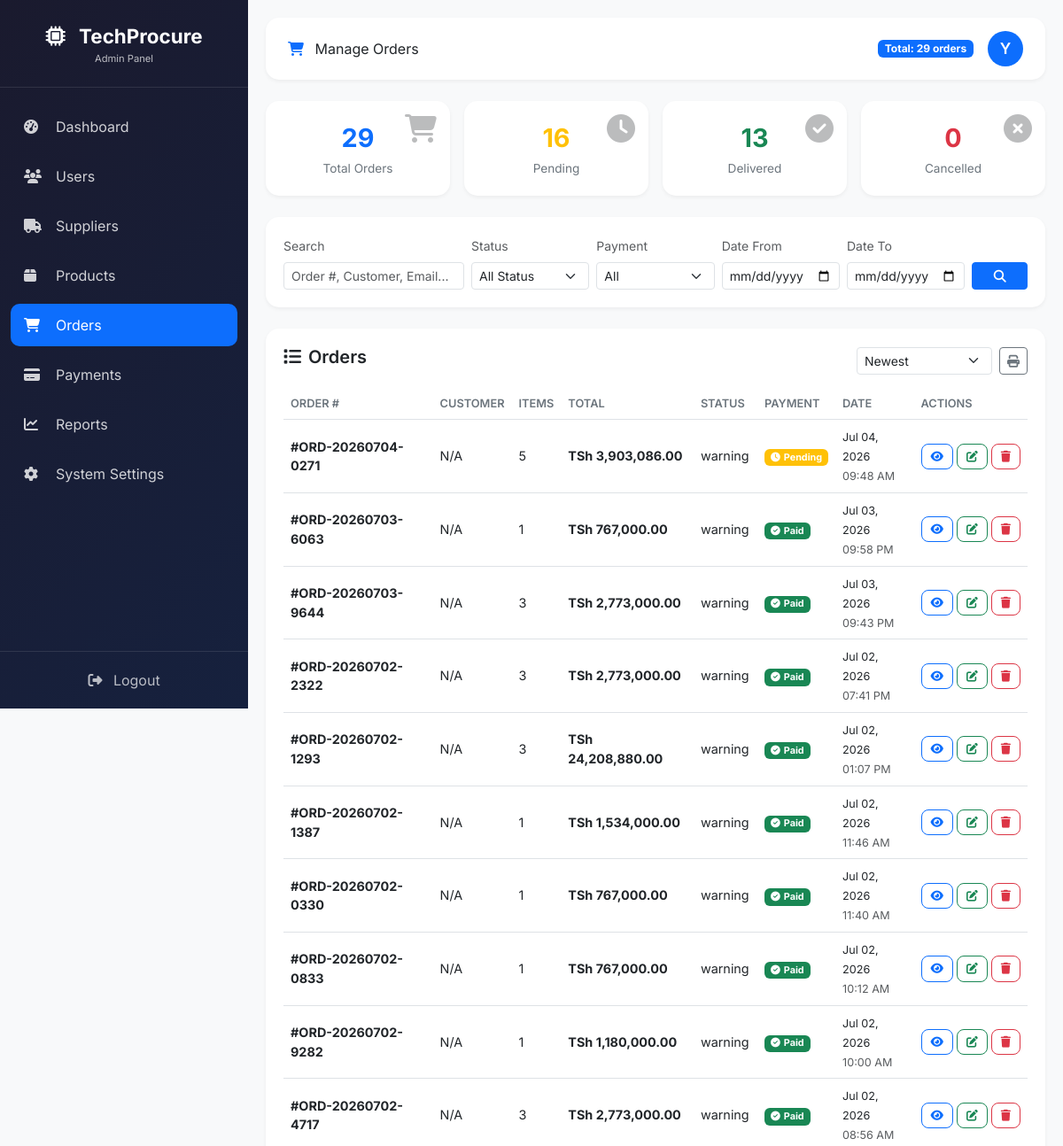
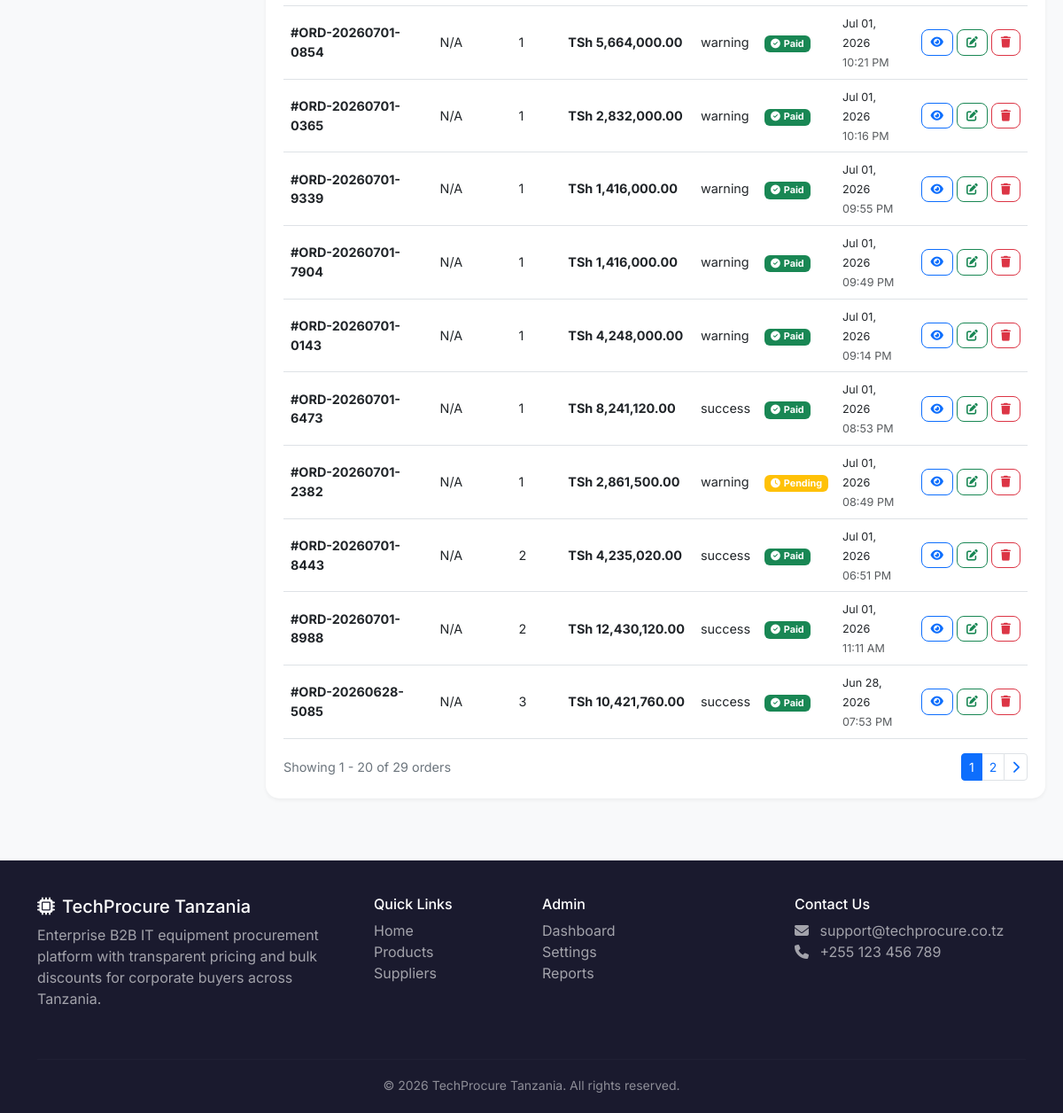
/Techprocure17/admin/orders/manage-orders.php (signed in), run on the app's committed database (2 pictures, top to bottom).
### tables this page shows
CREATE TABLE `orders` (
  `id` int(11) NOT NULL,
  `customer_id` int(11) DEFAULT NULL,
  `order_number` varchar(50) NOT NULL,
  `buyer_id` int(11) DEFAULT NULL,
  `user_id` int(11) NOT NULL,
  `supplier_id` int(11) DEFAULT NULL,
  `quotation_id` int(11) DEFAULT NULL,
  `quotation_response_id` int(11) DEFAULT NULL,
  `po_number` varchar(100) DEFAULT NULL,
  `order_status` enum('pending','confirmed','processing','shipped','delivered','completed','cancelled') DEFAULT 'pending',
  `payment_status` enum('pending','paid','failed','refunded','partial') DEFAULT 'pending',
  `subtotal` decimal(15,2) NOT NULL,
  `discount_amount` decimal(15,2) DEFAULT 0.00,
  `tax_amount` decimal(15,2) DEFAULT 0.00,
  `shipping_cost` decimal(15,2) DEFAULT 0.00,
  `total_amount` decimal(15,2) NOT NULL,
  `total_amount_tsh` decimal(15,2) DEFAULT 0.00,
  `total_savings` decimal(15,2) DEFAULT 0.00,
  `currency` varchar(3) DEFAULT 'TSh',
  `payment_method` varchar(50) DEFAULT NULL,
  `transaction_id` varchar(255) DEFAULT NULL,
  `shipping_address` text DEFAULT NULL,
  `billing_address` text DEFAULT NULL,
  `tracking_number` varchar(100) DEFAULT NULL,
  `estimated_delivery` date DEFAULT NULL,
  `delivered_at` datetime DEFAULT NULL,
  `cancelled_at` datetime DEFAULT NULL,
  `cancellation_reason` text DEFAULT NULL,
  `notes` text DEFAULT NULL,
  `internal_notes` text DEFAULT NULL,
  `created_at` datetime DEFAULT current_timestamp(),
  `updated_at` datetime DEFAULT NULL ON UPDATE current_timestamp()
);

### Techprocure17/admin/orders/manage-orders.php (the view, shortened to what the rows shown need)
<?php
require_once __DIR__ . '/../../includes/functions.php';
try {
    $db = getDB();
} catch (Exception $e) {
    die("Database connection failed: " . $e->getMessage());
}
$page = isset($_GET['page']) ? max(1, (int)$_GET['page']) : 1;
$per_page = 20;
$offset = ($page - 1) * $per_page;
$where_conditions = [];
$params = [];
$where_clause = count($where_conditions) > 0 ? "WHERE " . implode(" AND ", $where_conditions) : "";
$sort_clause = "ORDER BY o.created_at DESC";
$orders = [];
try {
    $sql = "SELECT
                o.*,
                u.full_name as customer_name,
                u.email as customer_email,
                u.phone as customer_phone,
                COALESCE((SELECT COUNT(*) FROM order_items WHERE order_id = o.id), 0) as item_count
            FROM orders o
            LEFT JOIN users u ON o.customer_id = u.id
            $where_clause
            $sort_clause
            LIMIT ? OFFSET ?";
    $params[] = $per_page;
    $params[] = $offset;
    $stmt = $db->prepare($sql);
    $stmt->execute($params);
    $orders = $stmt->fetchAll();
} catch (PDOException $e) {
    $error = "Failed to load orders: " . $e->getMessage();
}
if (!function_exists('getPaymentBadge')) {
    function getPaymentBadge($status) {
        if ($status == 'paid') {
            return '<span class="badge bg-success"><i class="fas fa-check-circle me-1"></i>Paid</span>';
        } elseif ($status == 'pending') {
            return '<span class="badge bg-warning"><i class="fas fa-clock me-1"></i>Pending</span>';
        } elseif ($status == 'failed') {
            return '<span class="badge bg-danger"><i class="fas fa-times-circle me-1"></i>Failed</span>';
        } else {
            return '<span class="badge bg-secondary">' . ucfirst($status) . '</span>';
        }
    }
}
?>
<!DOCTYPE html>
<html lang="en">
<head>
    <link href="https://cdn.jsdelivr.net/npm/bootstrap@5.3.0/dist/css/bootstrap.min.css" rel="stylesheet">
    <link rel="stylesheet" href="https://cdnjs.cloudflare.com/ajax/libs/font-awesome/6.4.0/css/all.min.css">
</head>
<body>
<div class="main-content" id="mainContent">
    <div class="table-card">
        <div class="table-responsive">
            <table class="table table-hover">
                <thead>
                    <tr>
                        <th>Order #</th>
                        <th>Customer</th>
                        <th>Items</th>
                        <th>Total</th>
                        <th>Status</th>
                        <th>Payment</th>
                        <th>Date</th>
                        <th>Actions</th>
                    </tr>
                </thead>
                <tbody>
                    <?php if(count($orders) > 0): ?>
                        <?php foreach($orders as $order): ?>
                            <tr class="order-row" data-order-id="<?php echo $order['id']; ?>">
                                <td>
                                    <strong>#<?php echo htmlspecialchars($order['order_number']); ?></strong>
                                </td>
                                <td>
                                    <div><?php echo htmlspecialchars($order['customer_name'] ?? 'N/A'); ?></div>
                                </td>
                                <td><?php echo $order['item_count'] ?? 0; ?></td>
                                <td><strong><?php echo formatPrice($order['total_amount']); ?></strong></td>
                                <td><?php echo getStatusBadge($order['order_status']); ?></td>
                                <td><?php echo getPaymentBadge($order['payment_status']); ?></td>
                                <td>
                                    <small><?php echo date('M d, Y', strtotime($order['created_at'])); ?></small>
                                    <br>
                                    <small class="text-muted"><?php echo date('h:i A', strtotime($order['created_at'])); ?></small>
                                </td>
                                <td>
                                    <div class="d-flex gap-1">
                                        <a href="order-details.php?id=<?php echo $order['id']; ?>" class="btn btn-sm btn-outline-primary btn-action">
                                            <i class="fas fa-eye"></i>
                                        </a>
                                        <button type="button" class="btn btn-sm btn-outline-success btn-action"
                                                data-bs-toggle="modal"
                                                data-bs-target="#statusModal"
                                                data-order-id="<?php echo $order['id']; ?>"
                                                data-order-number="<?php echo htmlspecialchars($order['order_number']); ?>"
                                                data-current-status="<?php echo $order['order_status']; ?>">
                                            <i class="fas fa-edit"></i>
                                        </button>
                                        <button type="button" class="btn btn-sm btn-outline-danger btn-action"
                                                data-bs-toggle="modal"
                                                data-bs-target="#deleteModal"
                                                data-order-id="<?php echo $order['id']; ?>"
                                                data-order-number="<?php echo htmlspecialchars($order['order_number']); ?>">
                                            <i class="fas fa-trash"></i>
                                        </button>
                                    </div>
                                </td>
                            </tr>
                        <?php endforeach; ?>
                    <?php endif; ?>
                </tbody>
            </table>
        </div>
    </div>
</div>
</body>
</html>

### data on the page
orders: order_number "ORD-20260704-0271", customer_name "N/A", item_count "5", total_amount "TSh 3,903,086.00", order_status "warning", payment_status "pending" (drawn), created_at "Jul 04, 2026", created_at "09:48 AM"
orders: order_number "ORD-20260703-6063", customer_name "N/A", item_count "1", total_amount "TSh 767,000.00", order_status "warning", payment_status "paid" (drawn), created_at "Jul 03, 2026", created_at "09:58 PM"
orders: order_number "ORD-20260703-9644", customer_name "N/A", item_count "3", total_amount "TSh 2,773,000.00", order_status "warning", payment_status "paid" (drawn), created_at "Jul 03, 2026", created_at "09:43 PM"
orders: order_number "ORD-20260702-2322", customer_name "N/A", item_count "3", total_amount "TSh 2,773,000.00", order_status "warning", payment_status "paid" (drawn), created_at "Jul 02, 2026", created_at "07:41 PM"
orders: order_number "ORD-20260702-1293", customer_name "N/A", item_count "3", total_amount "TSh 24,208,880.00", order_status "warning", payment_status "paid" (drawn), created_at "Jul 02, 2026", created_at "01:07 PM"
orders: order_number "ORD-20260702-1387", customer_name "N/A", item_count "1", total_amount "TSh 1,534,000.00", order_status "warning", payment_status "paid" (drawn), created_at "Jul 02, 2026", created_at "11:46 AM"
orders: order_number "ORD-20260702-0330", customer_name "N/A", item_count "1", total_amount "TSh 767,000.00", order_status "warning", payment_status "paid" (drawn), created_at "Jul 02, 2026", created_at "11:40 AM"
orders: order_number "ORD-20260702-0833", customer_name "N/A", item_count "1", total_amount "TSh 767,000.00", order_status "warning", payment_status "paid" (drawn), created_at "Jul 02, 2026", created_at "10:12 AM"
orders: order_number "ORD-20260702-9282", customer_name "N/A", item_count "1", total_amount "TSh 1,180,000.00", order_status "warning", payment_status "paid" (drawn), created_at "Jul 02, 2026", created_at "10:00 AM"
orders: order_number "ORD-20260702-4717", customer_name "N/A", item_count "3", total_amount "TSh 2,773,000.00", order_status "warning", payment_status "paid" (drawn), created_at "Jul 02, 2026", created_at "08:56 AM"
orders: order_number "ORD-20260701-0854", customer_name "N/A", item_count "1", total_amount "TSh 5,664,000.00", order_status "warning", payment_status "paid" (drawn), created_at "Jul 01, 2026", created_at "10:21 PM"
orders: order_number "ORD-20260701-0365", customer_name "N/A", item_count "1", total_amount "TSh 2,832,000.00", order_status "warning", payment_status "paid" (drawn), created_at "Jul 01, 2026", created_at "10:16 PM"
orders: order_number "ORD-20260701-9339", customer_name "N/A", item_count "1", total_amount "TSh 1,416,000.00", order_status "warning", payment_status "paid" (drawn), created_at "Jul 01, 2026", created_at "09:55 PM"
orders: order_number "ORD-20260701-7904", customer_name "N/A", item_count "1", total_amount "TSh 1,416,000.00", order_status "warning", payment_status "paid" (drawn), created_at "Jul 01, 2026", created_at "09:49 PM"
orders: order_number "ORD-20260701-0143", customer_name "N/A", item_count "1", total_amount "TSh 4,248,000.00", order_status "warning", payment_status "paid" (drawn), created_at "Jul 01, 2026", created_at "09:14 PM"
orders: order_number "ORD-20260701-6473", customer_name "N/A", item_count "1", total_amount "TSh 8,241,120.00", order_status "success", payment_status "paid" (drawn), created_at "Jul 01, 2026", created_at "08:53 PM"
orders: order_number "ORD-20260701-2382", customer_name "N/A", item_count "1", total_amount "TSh 2,861,500.00", order_status "warning", payment_status "pending" (drawn), created_at "Jul 01, 2026", created_at "08:49 PM"
orders: order_number "ORD-20260701-8443", customer_name "N/A", item_count "2", total_amount "TSh 4,235,020.00", order_status "success", payment_status "paid" (drawn), created_at "Jul 01, 2026", created_at "06:51 PM"
orders: order_number "ORD-20260701-8988", customer_name "N/A", item_count "2", total_amount "TSh 12,430,120.00", order_status "success", payment_status "paid" (drawn), created_at "Jul 01, 2026", created_at "11:11 AM"
orders: order_number "ORD-20260628-5085", customer_name "N/A", item_count "3", total_amount "TSh 10,421,760.00", order_status "success", payment_status "paid" (drawn), created_at "Jun 28, 2026", created_at "07:53 PM"

### other printed values
$total_orders "29"
substr($_SESSION['user_name'] ?? 'A', 0, 1) "Y"
$stats['total'] "29"
$stats['pending'] "16"
$stats['delivered'] + $stats['completed'] "13"
$stats['cancelled'] "0"
$offset + 1 "1"
min($offset + $per_page, $total_orders) "20"
